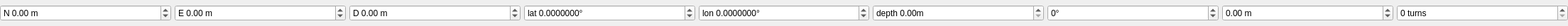
<?xml version="1.0" encoding="UTF-8"?>
<ui version="4.0">
 <class>QGCMissionNavLoiterTurns</class>
 <widget class="QWidget" name="QGCMissionNavLoiterTurns">
  <property name="geometry">
   <rect>
    <x>0</x>
    <y>0</y>
    <width>2208</width>
    <height>37</height>
   </rect>
  </property>
  <property name="sizePolicy">
   <sizepolicy hsizetype="Preferred" vsizetype="Preferred">
    <horstretch>0</horstretch>
    <verstretch>0</verstretch>
   </sizepolicy>
  </property>
  <property name="minimumSize">
   <size>
    <width>0</width>
    <height>0</height>
   </size>
  </property>
  <property name="windowTitle">
   <string>Form</string>
  </property>
  <property name="styleSheet">
   <string notr="true"/>
  </property>
  <layout class="QHBoxLayout" name="horizontalLayout">
   <property name="spacing">
    <number>5</number>
   </property>
   <property name="margin">
    <number>0</number>
   </property>
   <item>
    <widget class="QDoubleSpinBox" name="posNSpinBox">
     <property name="sizePolicy">
      <sizepolicy hsizetype="Expanding" vsizetype="Fixed">
       <horstretch>0</horstretch>
       <verstretch>0</verstretch>
      </sizepolicy>
     </property>
     <property name="focusPolicy">
      <enum>Qt::WheelFocus</enum>
     </property>
     <property name="toolTip">
      <string>Position X coordinate</string>
     </property>
     <property name="statusTip">
      <string>Position X corrdinate</string>
     </property>
     <property name="wrapping">
      <bool>false</bool>
     </property>
     <property name="frame">
      <bool>true</bool>
     </property>
     <property name="accelerated">
      <bool>true</bool>
     </property>
     <property name="keyboardTracking">
      <bool>false</bool>
     </property>
     <property name="prefix">
      <string>N </string>
     </property>
     <property name="suffix">
      <string> m</string>
     </property>
     <property name="minimum">
      <double>-10000.000000000000000</double>
     </property>
     <property name="maximum">
      <double>10000.000000000000000</double>
     </property>
     <property name="singleStep">
      <double>0.050000000000000</double>
     </property>
    </widget>
   </item>
   <item>
    <widget class="QDoubleSpinBox" name="posESpinBox">
     <property name="sizePolicy">
      <sizepolicy hsizetype="Expanding" vsizetype="Fixed">
       <horstretch>0</horstretch>
       <verstretch>0</verstretch>
      </sizepolicy>
     </property>
     <property name="focusPolicy">
      <enum>Qt::WheelFocus</enum>
     </property>
     <property name="toolTip">
      <string>Position Y/Longitude coordinate</string>
     </property>
     <property name="statusTip">
      <string>Position Y/Longitude coordinate</string>
     </property>
     <property name="keyboardTracking">
      <bool>false</bool>
     </property>
     <property name="prefix">
      <string>E </string>
     </property>
     <property name="suffix">
      <string> m</string>
     </property>
     <property name="minimum">
      <double>-10000.000000000000000</double>
     </property>
     <property name="maximum">
      <double>10000.000000000000000</double>
     </property>
     <property name="singleStep">
      <double>0.050000000000000</double>
     </property>
     <property name="value">
      <double>0.000000000000000</double>
     </property>
    </widget>
   </item>
   <item>
    <widget class="QDoubleSpinBox" name="posDSpinBox">
     <property name="sizePolicy">
      <sizepolicy hsizetype="Expanding" vsizetype="Fixed">
       <horstretch>0</horstretch>
       <verstretch>0</verstretch>
      </sizepolicy>
     </property>
     <property name="focusPolicy">
      <enum>Qt::WheelFocus</enum>
     </property>
     <property name="toolTip">
      <string>Position Z coordinate (local frame, negative)</string>
     </property>
     <property name="statusTip">
      <string/>
     </property>
     <property name="keyboardTracking">
      <bool>false</bool>
     </property>
     <property name="prefix">
      <string>D </string>
     </property>
     <property name="suffix">
      <string> m</string>
     </property>
     <property name="minimum">
      <double>-10000.000000000000000</double>
     </property>
     <property name="maximum">
      <double>10000.000000000000000</double>
     </property>
     <property name="singleStep">
      <double>0.050000000000000</double>
     </property>
    </widget>
   </item>
   <item>
    <widget class="QDoubleSpinBox" name="latSpinBox">
     <property name="sizePolicy">
      <sizepolicy hsizetype="Expanding" vsizetype="Fixed">
       <horstretch>0</horstretch>
       <verstretch>0</verstretch>
      </sizepolicy>
     </property>
     <property name="focusPolicy">
      <enum>Qt::WheelFocus</enum>
     </property>
     <property name="toolTip">
      <string>Latitude in degrees</string>
     </property>
     <property name="statusTip">
      <string>Latitude in degrees</string>
     </property>
     <property name="keyboardTracking">
      <bool>false</bool>
     </property>
     <property name="prefix">
      <string>lat </string>
     </property>
     <property name="suffix">
      <string>°</string>
     </property>
     <property name="decimals">
      <number>7</number>
     </property>
     <property name="minimum">
      <double>-90.000000000000000</double>
     </property>
     <property name="maximum">
      <double>90.000000000000000</double>
     </property>
     <property name="singleStep">
      <double>0.000010000000000</double>
     </property>
    </widget>
   </item>
   <item>
    <widget class="QDoubleSpinBox" name="lonSpinBox">
     <property name="sizePolicy">
      <sizepolicy hsizetype="Expanding" vsizetype="Fixed">
       <horstretch>0</horstretch>
       <verstretch>0</verstretch>
      </sizepolicy>
     </property>
     <property name="focusPolicy">
      <enum>Qt::WheelFocus</enum>
     </property>
     <property name="toolTip">
      <string>Longitude in degrees</string>
     </property>
     <property name="statusTip">
      <string>Longitude in degrees</string>
     </property>
     <property name="keyboardTracking">
      <bool>false</bool>
     </property>
     <property name="prefix">
      <string>lon </string>
     </property>
     <property name="suffix">
      <string>°</string>
     </property>
     <property name="decimals">
      <number>7</number>
     </property>
     <property name="minimum">
      <double>-180.000000000000000</double>
     </property>
     <property name="maximum">
      <double>180.000000000000000</double>
     </property>
     <property name="singleStep">
      <double>0.000010000000000</double>
     </property>
    </widget>
   </item>
   <item>
    <widget class="QDoubleSpinBox" name="altSpinBox">
     <property name="sizePolicy">
      <sizepolicy hsizetype="Expanding" vsizetype="Fixed">
       <horstretch>0</horstretch>
       <verstretch>0</verstretch>
      </sizepolicy>
     </property>
     <property name="toolTip">
      <string>Depth in meters</string>
     </property>
     <property name="statusTip">
      <string>Depth in meters</string>
     </property>
     <property name="keyboardTracking">
      <bool>false</bool>
     </property>
     <property name="prefix">
      <string>depth </string>
     </property>
     <property name="suffix">
      <string>m</string>
     </property>
     <property name="decimals">
      <number>2</number>
     </property>
     <property name="minimum">
      <double>0.000000000000000</double>
     </property>
     <property name="maximum">
      <double>200.000000000000000</double>
     </property>
    </widget>
   </item>
   <item>
    <widget class="QDoubleSpinBox" name="yawSpinBox">
     <property name="sizePolicy">
      <sizepolicy hsizetype="Expanding" vsizetype="Fixed">
       <horstretch>0</horstretch>
       <verstretch>0</verstretch>
      </sizepolicy>
     </property>
     <property name="focusPolicy">
      <enum>Qt::StrongFocus</enum>
     </property>
     <property name="toolTip">
      <string>Desired yaw angle at waypoint</string>
     </property>
     <property name="statusTip">
      <string>Desired yaw angle at waypoint</string>
     </property>
     <property name="wrapping">
      <bool>true</bool>
     </property>
     <property name="keyboardTracking">
      <bool>false</bool>
     </property>
     <property name="prefix">
      <string/>
     </property>
     <property name="suffix">
      <string>°</string>
     </property>
     <property name="decimals">
      <number>0</number>
     </property>
     <property name="minimum">
      <double>-180.000000000000000</double>
     </property>
     <property name="maximum">
      <double>180.000000000000000</double>
     </property>
    </widget>
   </item>
   <item>
    <widget class="QDoubleSpinBox" name="radSpinBox">
     <property name="sizePolicy">
      <sizepolicy hsizetype="MinimumExpanding" vsizetype="Fixed">
       <horstretch>0</horstretch>
       <verstretch>0</verstretch>
      </sizepolicy>
     </property>
     <property name="toolTip">
      <string>Loiter Radius. If negative loiter counter-clockwise</string>
     </property>
     <property name="statusTip">
      <string>Loiter Radius. If negative loiter counter-clockwise</string>
     </property>
     <property name="keyboardTracking">
      <bool>false</bool>
     </property>
     <property name="suffix">
      <string> m</string>
     </property>
     <property name="minimum">
      <double>-1000000.000000000000000</double>
     </property>
     <property name="maximum">
      <double>1000000.000000000000000</double>
     </property>
     <property name="value">
      <double>0.000000000000000</double>
     </property>
    </widget>
   </item>
   <item>
    <widget class="QDoubleSpinBox" name="turnsSpinBox">
     <property name="sizePolicy">
      <sizepolicy hsizetype="MinimumExpanding" vsizetype="Fixed">
       <horstretch>0</horstretch>
       <verstretch>0</verstretch>
      </sizepolicy>
     </property>
     <property name="toolTip">
      <string>Number of turns around the loiter point</string>
     </property>
     <property name="statusTip">
      <string>Number of turns around the loiter point</string>
     </property>
     <property name="keyboardTracking">
      <bool>false</bool>
     </property>
     <property name="suffix">
      <string> turns</string>
     </property>
     <property name="decimals">
      <number>0</number>
     </property>
     <property name="minimum">
      <double>0.000000000000000</double>
     </property>
     <property name="maximum">
      <double>1000000.000000000000000</double>
     </property>
     <property name="value">
      <double>0.000000000000000</double>
     </property>
    </widget>
   </item>
  </layout>
 </widget>
 <resources/>
 <connections/>
</ui>
